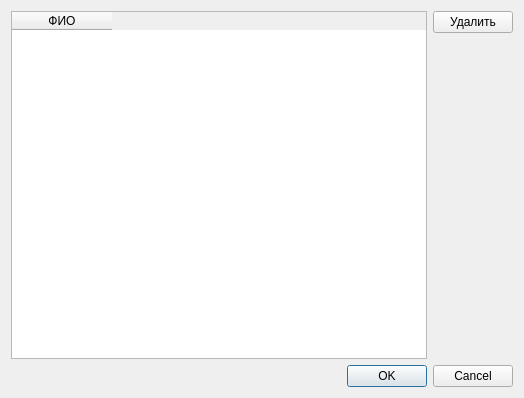
<?xml version="1.0" encoding="UTF-8"?>
<ui version="4.0">
 <class>SettingsArea</class>
 <widget class="QDialog" name="SettingsArea">
  <property name="geometry">
   <rect>
    <x>0</x>
    <y>0</y>
    <width>524</width>
    <height>398</height>
   </rect>
  </property>
  <property name="windowTitle">
   <string>Dialog</string>
  </property>
  <layout class="QVBoxLayout" name="verticalLayout_2">
   <item>
    <layout class="QHBoxLayout" name="horizontalLayout">
     <item>
      <widget class="QTableWidget" name="tableWidget">
       <column>
        <property name="text">
         <string>ФИО</string>
        </property>
       </column>
      </widget>
     </item>
     <item>
      <layout class="QVBoxLayout" name="verticalLayout">
       <item>
        <widget class="QPushButton" name="pushButton">
         <property name="text">
          <string>Удалить</string>
         </property>
        </widget>
       </item>
       <item>
        <spacer name="verticalSpacer">
         <property name="orientation">
          <enum>Qt::Vertical</enum>
         </property>
         <property name="sizeHint" stdset="0">
          <size>
           <width>20</width>
           <height>40</height>
          </size>
         </property>
        </spacer>
       </item>
      </layout>
     </item>
    </layout>
   </item>
   <item>
    <widget class="QDialogButtonBox" name="buttonBox">
     <property name="orientation">
      <enum>Qt::Horizontal</enum>
     </property>
     <property name="standardButtons">
      <set>QDialogButtonBox::Cancel|QDialogButtonBox::Ok</set>
     </property>
    </widget>
   </item>
  </layout>
 </widget>
 <resources/>
 <connections>
  <connection>
   <sender>buttonBox</sender>
   <signal>accepted()</signal>
   <receiver>SettingsArea</receiver>
   <slot>accept()</slot>
   <hints>
    <hint type="sourcelabel">
     <x>248</x>
     <y>254</y>
    </hint>
    <hint type="destinationlabel">
     <x>157</x>
     <y>274</y>
    </hint>
   </hints>
  </connection>
  <connection>
   <sender>buttonBox</sender>
   <signal>rejected()</signal>
   <receiver>SettingsArea</receiver>
   <slot>reject()</slot>
   <hints>
    <hint type="sourcelabel">
     <x>316</x>
     <y>260</y>
    </hint>
    <hint type="destinationlabel">
     <x>286</x>
     <y>274</y>
    </hint>
   </hints>
  </connection>
 </connections>
</ui>
